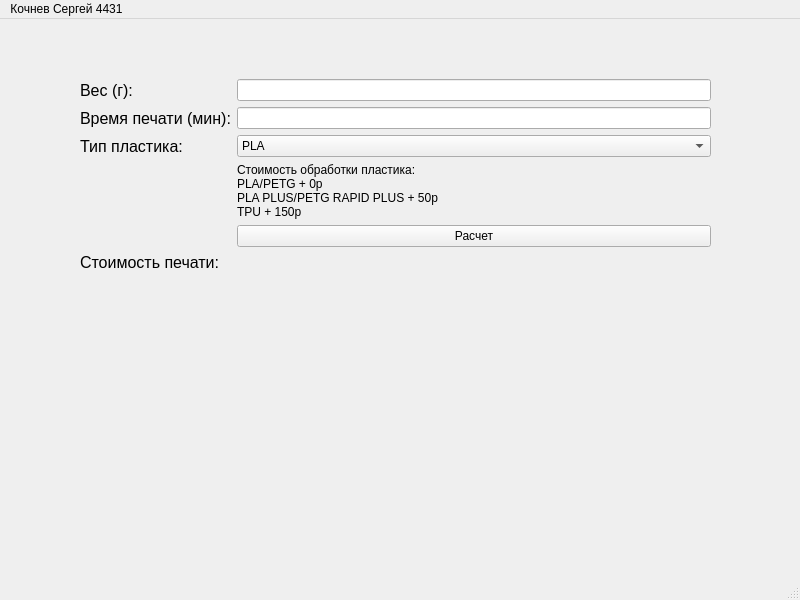
<?xml version="1.0" encoding="UTF-8"?>
<ui version="4.0">
 <class>MainWindow</class>
 <widget class="QMainWindow" name="MainWindow">
  <property name="geometry">
   <rect>
    <x>0</x>
    <y>0</y>
    <width>800</width>
    <height>600</height>
   </rect>
  </property>
  <property name="windowTitle">
   <string>MainWindow</string>
  </property>
  <widget class="QWidget" name="centralwidget">
   <widget class="QWidget" name="formLayoutWidget">
    <property name="geometry">
     <rect>
      <x>80</x>
      <y>60</y>
      <width>631</width>
      <height>351</height>
     </rect>
    </property>
    <layout class="QFormLayout" name="formLayout">
     <item row="0" column="0">
      <widget class="QLabel" name="label_ves">
       <property name="font">
        <font>
         <pointsize>12</pointsize>
        </font>
       </property>
       <property name="text">
        <string>Вес (г):</string>
       </property>
      </widget>
     </item>
     <item row="0" column="1">
      <widget class="QLineEdit" name="lineEdit_ves"/>
     </item>
     <item row="1" column="0">
      <widget class="QLabel" name="label_time">
       <property name="font">
        <font>
         <pointsize>12</pointsize>
        </font>
       </property>
       <property name="text">
        <string>Время печати (мин):</string>
       </property>
      </widget>
     </item>
     <item row="1" column="1">
      <widget class="QLineEdit" name="lineEdit_time"/>
     </item>
     <item row="2" column="0">
      <widget class="QLabel" name="label_type">
       <property name="font">
        <font>
         <pointsize>12</pointsize>
        </font>
       </property>
       <property name="text">
        <string>Тип пластика:</string>
       </property>
      </widget>
     </item>
     <item row="2" column="1">
      <widget class="QComboBox" name="comboBox_type">
       <item>
        <property name="text">
         <string>PLA</string>
        </property>
       </item>
       <item>
        <property name="text">
         <string>PLA PLUS</string>
        </property>
       </item>
       <item>
        <property name="text">
         <string>PETG</string>
        </property>
       </item>
       <item>
        <property name="text">
         <string>PETG RAPID PLUS</string>
        </property>
       </item>
       <item>
        <property name="text">
         <string>TPU</string>
        </property>
       </item>
      </widget>
     </item>
     <item row="4" column="1">
      <widget class="QPushButton" name="pushButton_raschet">
       <property name="enabled">
        <bool>true</bool>
       </property>
       <property name="text">
        <string>Расчет</string>
       </property>
       <property name="checkable">
        <bool>false</bool>
       </property>
       <property name="autoDefault">
        <bool>false</bool>
       </property>
      </widget>
     </item>
     <item row="5" column="0">
      <widget class="QLabel" name="label_itog">
       <property name="font">
        <font>
         <pointsize>12</pointsize>
        </font>
       </property>
       <property name="text">
        <string>Стоимость печати:</string>
       </property>
      </widget>
     </item>
     <item row="5" column="1">
      <widget class="QLabel" name="label_itog_otv">
       <property name="font">
        <font>
         <pointsize>12</pointsize>
        </font>
       </property>
       <property name="text">
        <string/>
       </property>
      </widget>
     </item>
     <item row="3" column="1">
      <widget class="QLabel" name="label">
       <property name="text">
        <string>Стоимость обработки пластика:
PLA/PETG + 0р
PLA PLUS/PETG RAPID PLUS + 50р
TPU + 150р</string>
       </property>
      </widget>
     </item>
    </layout>
   </widget>
  </widget>
  <widget class="QMenuBar" name="menubar">
   <property name="geometry">
    <rect>
     <x>0</x>
     <y>0</y>
     <width>800</width>
     <height>23</height>
    </rect>
   </property>
   <widget class="QMenu" name="menu_4431">
    <property name="title">
     <string>Кочнев Сергей 4431</string>
    </property>
   </widget>
   <addaction name="menu_4431"/>
  </widget>
  <widget class="QStatusBar" name="statusbar"/>
 </widget>
 <resources/>
 <connections/>
</ui>
